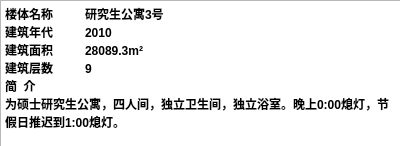
<?xml version="1.0" encoding="UTF-8"?>
<ui version="4.0">
 <class>a58yansan</class>
 <widget class="QDialog" name="a58yansan">
  <property name="geometry">
   <rect>
    <x>0</x>
    <y>0</y>
    <width>400</width>
    <height>146</height>
   </rect>
  </property>
  <property name="windowTitle">
   <string>Dialog</string>
  </property>
  <widget class="QTextBrowser" name="textBrowser_3">
   <property name="geometry">
    <rect>
     <x>0</x>
     <y>0</y>
     <width>401</width>
     <height>151</height>
    </rect>
   </property>
   <property name="html">
    <string>&lt;!DOCTYPE HTML PUBLIC &quot;-//W3C//DTD HTML 4.0//EN&quot; &quot;http://www.w3.org/TR/REC-html40/strict.dtd&quot;&gt;
&lt;html&gt;&lt;head&gt;&lt;meta name=&quot;qrichtext&quot; content=&quot;1&quot; /&gt;&lt;style type=&quot;text/css&quot;&gt;
p, li { white-space: pre-wrap; }
&lt;/style&gt;&lt;/head&gt;&lt;body style=&quot; font-family:'SimSun'; font-size:9pt; font-weight:400; font-style:normal;&quot;&gt;
&lt;p style=&quot; margin-top:0px; margin-bottom:0px; margin-left:0px; margin-right:0px; -qt-block-indent:0; text-indent:0px;&quot;&gt;&lt;span style=&quot; font-weight:600;&quot;&gt;楼体名称	研究生公寓3号	&lt;/span&gt;&lt;/p&gt;
&lt;p style=&quot; margin-top:0px; margin-bottom:0px; margin-left:0px; margin-right:0px; -qt-block-indent:0; text-indent:0px;&quot;&gt;&lt;span style=&quot; font-weight:600;&quot;&gt;建筑年代	2010&lt;/span&gt;&lt;/p&gt;
&lt;p style=&quot; margin-top:0px; margin-bottom:0px; margin-left:0px; margin-right:0px; -qt-block-indent:0; text-indent:0px;&quot;&gt;&lt;span style=&quot; font-weight:600;&quot;&gt;建筑面积	28089.3m²	&lt;/span&gt;&lt;/p&gt;
&lt;p style=&quot; margin-top:0px; margin-bottom:0px; margin-left:0px; margin-right:0px; -qt-block-indent:0; text-indent:0px;&quot;&gt;&lt;span style=&quot; font-weight:600;&quot;&gt;建筑层数	9&lt;/span&gt;&lt;/p&gt;
&lt;p style=&quot; margin-top:0px; margin-bottom:0px; margin-left:0px; margin-right:0px; -qt-block-indent:0; text-indent:0px;&quot;&gt;&lt;span style=&quot; font-weight:600;&quot;&gt;简  介	&lt;/span&gt;&lt;/p&gt;
&lt;p style=&quot; margin-top:0px; margin-bottom:0px; margin-left:0px; margin-right:0px; -qt-block-indent:0; text-indent:0px;&quot;&gt;&lt;span style=&quot; font-weight:600;&quot;&gt;为硕士研究生公寓，四人间，独立卫生间，独立浴室。晚上0:00熄灯，节假日推迟到1:00熄灯。&lt;/span&gt;&lt;/p&gt;&lt;/body&gt;&lt;/html&gt;</string>
   </property>
  </widget>
 </widget>
 <resources/>
 <connections/>
</ui>
